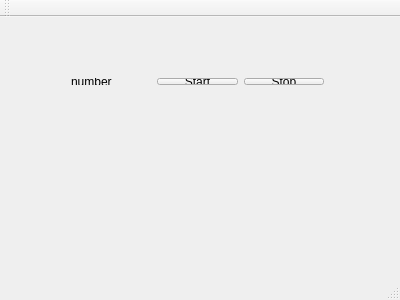
<?xml version="1.0" encoding="UTF-8"?>
<ui version="4.0">
 <class>MainWindow</class>
 <widget class="QMainWindow" name="MainWindow">
  <property name="geometry">
   <rect>
    <x>0</x>
    <y>0</y>
    <width>400</width>
    <height>300</height>
   </rect>
  </property>
  <property name="windowTitle">
   <string>MainWindow</string>
  </property>
  <widget class="QWidget" name="centralWidget">
   <widget class="QWidget" name="">
    <property name="geometry">
     <rect>
      <x>60</x>
      <y>50</y>
      <width>275</width>
      <height>29</height>
     </rect>
    </property>
    <layout class="QHBoxLayout" name="horizontalLayout">
     <item>
      <widget class="QLabel" name="lblnumber">
       <property name="text">
        <string>number</string>
       </property>
      </widget>
     </item>
     <item>
      <widget class="QPushButton" name="btnstar">
       <property name="text">
        <string>Start</string>
       </property>
      </widget>
     </item>
     <item>
      <widget class="QPushButton" name="btnstop">
       <property name="text">
        <string>Stop</string>
       </property>
      </widget>
     </item>
    </layout>
   </widget>
  </widget>
  <widget class="QMenuBar" name="menuBar">
   <property name="geometry">
    <rect>
     <x>0</x>
     <y>0</y>
     <width>400</width>
     <height>25</height>
    </rect>
   </property>
  </widget>
  <widget class="QToolBar" name="mainToolBar">
   <attribute name="toolBarArea">
    <enum>TopToolBarArea</enum>
   </attribute>
   <attribute name="toolBarBreak">
    <bool>false</bool>
   </attribute>
  </widget>
  <widget class="QStatusBar" name="statusBar"/>
 </widget>
 <layoutdefault spacing="6" margin="11"/>
 <resources/>
 <connections/>
</ui>
